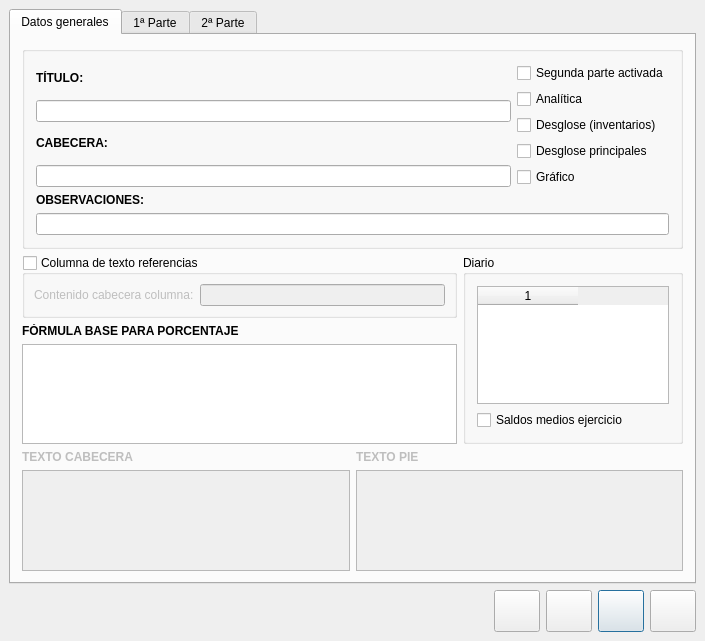
<?xml version="1.0" encoding="UTF-8"?>
<ui version="4.0">
 <author>José Manuel Díez Botella</author>
 <class>generadorestados</class>
 <widget class="QDialog" name="generadorestados">
  <property name="geometry">
   <rect>
    <x>0</x>
    <y>0</y>
    <width>705</width>
    <height>641</height>
   </rect>
  </property>
  <property name="windowTitle">
   <string>Generador de Estados Contables</string>
  </property>
  <layout class="QVBoxLayout">
   <property name="spacing">
    <number>6</number>
   </property>
   <property name="leftMargin">
    <number>9</number>
   </property>
   <property name="topMargin">
    <number>9</number>
   </property>
   <property name="rightMargin">
    <number>9</number>
   </property>
   <property name="bottomMargin">
    <number>9</number>
   </property>
   <item>
    <widget class="QTabWidget" name="tabWidget3">
     <property name="enabled">
      <bool>true</bool>
     </property>
     <property name="currentIndex">
      <number>0</number>
     </property>
     <widget class="QWidget" name="tab1">
      <attribute name="title">
       <string>Datos generales</string>
      </attribute>
      <layout class="QVBoxLayout">
       <item>
        <widget class="QGroupBox" name="groupBox3">
         <property name="title">
          <string/>
         </property>
         <layout class="QVBoxLayout">
          <item>
           <layout class="QHBoxLayout">
            <item>
             <layout class="QVBoxLayout">
              <property name="spacing">
               <number>6</number>
              </property>
              <property name="leftMargin">
               <number>0</number>
              </property>
              <property name="topMargin">
               <number>0</number>
              </property>
              <property name="rightMargin">
               <number>0</number>
              </property>
              <property name="bottomMargin">
               <number>0</number>
              </property>
              <item>
               <layout class="QVBoxLayout">
                <property name="spacing">
                 <number>6</number>
                </property>
                <property name="leftMargin">
                 <number>0</number>
                </property>
                <property name="topMargin">
                 <number>0</number>
                </property>
                <property name="rightMargin">
                 <number>0</number>
                </property>
                <property name="bottomMargin">
                 <number>0</number>
                </property>
                <item>
                 <widget class="QLabel" name="textLabel1">
                  <property name="text">
                   <string>&lt;b&gt;TÍTULO:&lt;/b&gt;</string>
                  </property>
                  <property name="wordWrap">
                   <bool>false</bool>
                  </property>
                 </widget>
                </item>
                <item>
                 <widget class="QLineEdit" name="titulolineEdit">
                  <property name="maxLength">
                   <number>255</number>
                  </property>
                 </widget>
                </item>
               </layout>
              </item>
              <item>
               <layout class="QVBoxLayout">
                <property name="spacing">
                 <number>6</number>
                </property>
                <property name="leftMargin">
                 <number>0</number>
                </property>
                <property name="topMargin">
                 <number>0</number>
                </property>
                <property name="rightMargin">
                 <number>0</number>
                </property>
                <property name="bottomMargin">
                 <number>0</number>
                </property>
                <item>
                 <widget class="QLabel" name="textLabel1_4">
                  <property name="text">
                   <string>&lt;b&gt;CABECERA:&lt;/b&gt;</string>
                  </property>
                  <property name="wordWrap">
                   <bool>false</bool>
                  </property>
                 </widget>
                </item>
                <item>
                 <widget class="QLineEdit" name="cabeceralineEdit">
                  <property name="maxLength">
                   <number>255</number>
                  </property>
                 </widget>
                </item>
               </layout>
              </item>
             </layout>
            </item>
            <item>
             <layout class="QVBoxLayout">
              <item>
               <widget class="QCheckBox" name="segundacheckBox">
                <property name="text">
                 <string>Segunda parte activada</string>
                </property>
               </widget>
              </item>
              <item>
               <widget class="QCheckBox" name="analiticacheckBox">
                <property name="text">
                 <string>Analítica</string>
                </property>
               </widget>
              </item>
              <item>
               <widget class="QCheckBox" name="desglosecheckBox">
                <property name="text">
                 <string>Desglose (inventarios)</string>
                </property>
               </widget>
              </item>
              <item>
               <widget class="QCheckBox" name="desglosectascheckBox">
                <property name="text">
                 <string>Desglose principales</string>
                </property>
               </widget>
              </item>
              <item>
               <widget class="QCheckBox" name="graficocheckBox">
                <property name="text">
                 <string>Gráfico</string>
                </property>
               </widget>
              </item>
             </layout>
            </item>
           </layout>
          </item>
          <item>
           <layout class="QVBoxLayout">
            <property name="spacing">
             <number>6</number>
            </property>
            <property name="leftMargin">
             <number>0</number>
            </property>
            <property name="topMargin">
             <number>0</number>
            </property>
            <property name="rightMargin">
             <number>0</number>
            </property>
            <property name="bottomMargin">
             <number>0</number>
            </property>
            <item>
             <widget class="QLabel" name="textLabel2">
              <property name="text">
               <string>&lt;b&gt;OBSERVACIONES:&lt;/b&gt;</string>
              </property>
              <property name="wordWrap">
               <bool>false</bool>
              </property>
             </widget>
            </item>
            <item>
             <widget class="QLineEdit" name="observacioneslineEdit">
              <property name="maxLength">
               <number>255</number>
              </property>
             </widget>
            </item>
           </layout>
          </item>
         </layout>
        </widget>
       </item>
       <item>
        <layout class="QHBoxLayout">
         <item>
          <layout class="QVBoxLayout">
           <property name="spacing">
            <number>6</number>
           </property>
           <property name="leftMargin">
            <number>0</number>
           </property>
           <property name="topMargin">
            <number>0</number>
           </property>
           <property name="rightMargin">
            <number>0</number>
           </property>
           <property name="bottomMargin">
            <number>0</number>
           </property>
           <item>
            <widget class="QGroupBox" name="referenciasgroupBox">
             <property name="title">
              <string>Columna de texto referencias</string>
             </property>
             <property name="checkable">
              <bool>true</bool>
             </property>
             <property name="checked">
              <bool>false</bool>
             </property>
             <layout class="QVBoxLayout">
              <property name="spacing">
               <number>6</number>
              </property>
              <property name="leftMargin">
               <number>9</number>
              </property>
              <property name="topMargin">
               <number>9</number>
              </property>
              <property name="rightMargin">
               <number>9</number>
              </property>
              <property name="bottomMargin">
               <number>9</number>
              </property>
              <item>
               <layout class="QHBoxLayout">
                <property name="spacing">
                 <number>6</number>
                </property>
                <property name="leftMargin">
                 <number>0</number>
                </property>
                <property name="topMargin">
                 <number>0</number>
                </property>
                <property name="rightMargin">
                 <number>0</number>
                </property>
                <property name="bottomMargin">
                 <number>0</number>
                </property>
                <item>
                 <widget class="QLabel" name="label">
                  <property name="text">
                   <string>Contenido cabecera columna:</string>
                  </property>
                 </widget>
                </item>
                <item>
                 <widget class="QLineEdit" name="colreflineEdit">
                  <property name="maxLength">
                   <number>255</number>
                  </property>
                 </widget>
                </item>
               </layout>
              </item>
             </layout>
            </widget>
           </item>
           <item>
            <widget class="QLabel" name="formulatextLabel">
             <property name="text">
              <string>&lt;b&gt;FÓRMULA BASE PARA PORCENTAJE&lt;/b&gt;</string>
             </property>
             <property name="wordWrap">
              <bool>false</bool>
             </property>
            </widget>
           </item>
           <item>
            <widget class="QTextEdit" name="baseportextEdit"/>
           </item>
          </layout>
         </item>
         <item>
          <widget class="QGroupBox" name="groupBox2">
           <property name="maximumSize">
            <size>
             <width>220</width>
             <height>16777215</height>
            </size>
           </property>
           <property name="title">
            <string>Diario</string>
           </property>
           <layout class="QVBoxLayout">
            <item>
             <widget class="QTableWidget" name="diariostableWidget">
              <property name="maximumSize">
               <size>
                <width>200</width>
                <height>16777215</height>
               </size>
              </property>
              <property name="columnCount">
               <number>1</number>
              </property>
              <column/>
             </widget>
            </item>
            <item>
             <widget class="QCheckBox" name="medioscheckBox">
              <property name="text">
               <string>Saldos medios ejercicio</string>
              </property>
             </widget>
            </item>
           </layout>
          </widget>
         </item>
        </layout>
       </item>
       <item>
        <layout class="QHBoxLayout">
         <property name="spacing">
          <number>6</number>
         </property>
         <property name="leftMargin">
          <number>0</number>
         </property>
         <property name="topMargin">
          <number>0</number>
         </property>
         <property name="rightMargin">
          <number>0</number>
         </property>
         <property name="bottomMargin">
          <number>0</number>
         </property>
         <item>
          <layout class="QVBoxLayout">
           <property name="spacing">
            <number>6</number>
           </property>
           <property name="leftMargin">
            <number>0</number>
           </property>
           <property name="topMargin">
            <number>0</number>
           </property>
           <property name="rightMargin">
            <number>0</number>
           </property>
           <property name="bottomMargin">
            <number>0</number>
           </property>
           <item>
            <widget class="QLabel" name="cabeceralabel">
             <property name="enabled">
              <bool>false</bool>
             </property>
             <property name="font">
              <font>
               <weight>75</weight>
               <bold>true</bold>
              </font>
             </property>
             <property name="text">
              <string>TEXTO CABECERA</string>
             </property>
            </widget>
           </item>
           <item>
            <widget class="QTextEdit" name="cabeceratextEdit">
             <property name="enabled">
              <bool>false</bool>
             </property>
            </widget>
           </item>
          </layout>
         </item>
         <item>
          <layout class="QVBoxLayout">
           <property name="spacing">
            <number>6</number>
           </property>
           <property name="leftMargin">
            <number>0</number>
           </property>
           <property name="topMargin">
            <number>0</number>
           </property>
           <property name="rightMargin">
            <number>0</number>
           </property>
           <property name="bottomMargin">
            <number>0</number>
           </property>
           <item>
            <widget class="QLabel" name="pielabel">
             <property name="enabled">
              <bool>false</bool>
             </property>
             <property name="font">
              <font>
               <weight>75</weight>
               <bold>true</bold>
              </font>
             </property>
             <property name="text">
              <string>TEXTO PIE</string>
             </property>
            </widget>
           </item>
           <item>
            <widget class="QTextEdit" name="pietextEdit">
             <property name="enabled">
              <bool>false</bool>
             </property>
            </widget>
           </item>
          </layout>
         </item>
        </layout>
       </item>
      </layout>
     </widget>
     <widget class="QWidget" name="tab2">
      <attribute name="title">
       <string>1ª Parte</string>
      </attribute>
      <layout class="QVBoxLayout">
       <property name="spacing">
        <number>6</number>
       </property>
       <property name="leftMargin">
        <number>9</number>
       </property>
       <property name="topMargin">
        <number>9</number>
       </property>
       <property name="rightMargin">
        <number>9</number>
       </property>
       <property name="bottomMargin">
        <number>9</number>
       </property>
       <item>
        <layout class="QHBoxLayout">
         <property name="spacing">
          <number>6</number>
         </property>
         <property name="leftMargin">
          <number>0</number>
         </property>
         <property name="topMargin">
          <number>0</number>
         </property>
         <property name="rightMargin">
          <number>0</number>
         </property>
         <property name="bottomMargin">
          <number>0</number>
         </property>
         <item>
          <widget class="QLabel" name="textLabel1_2">
           <property name="text">
            <string>&lt;b&gt;TÍTULO:&lt;/b&gt;</string>
           </property>
           <property name="wordWrap">
            <bool>false</bool>
           </property>
          </widget>
         </item>
         <item>
          <widget class="QLineEdit" name="titulo1lineEdit">
           <property name="maxLength">
            <number>255</number>
           </property>
          </widget>
         </item>
        </layout>
       </item>
       <item>
        <layout class="QHBoxLayout">
         <property name="spacing">
          <number>6</number>
         </property>
         <property name="leftMargin">
          <number>0</number>
         </property>
         <property name="topMargin">
          <number>0</number>
         </property>
         <property name="rightMargin">
          <number>0</number>
         </property>
         <property name="bottomMargin">
          <number>0</number>
         </property>
         <item>
          <widget class="QTreeWidget" name="Estado1treeWidget">
           <column>
            <property name="text">
             <string>1</string>
            </property>
           </column>
          </widget>
         </item>
         <item>
          <layout class="QVBoxLayout">
           <property name="spacing">
            <number>6</number>
           </property>
           <property name="leftMargin">
            <number>0</number>
           </property>
           <property name="topMargin">
            <number>0</number>
           </property>
           <property name="rightMargin">
            <number>0</number>
           </property>
           <property name="bottomMargin">
            <number>0</number>
           </property>
           <item>
            <widget class="QPushButton" name="nuevoelemento1pushButton">
             <property name="minimumSize">
              <size>
               <width>46</width>
               <height>42</height>
              </size>
             </property>
             <property name="maximumSize">
              <size>
               <width>46</width>
               <height>42</height>
              </size>
             </property>
             <property name="toolTip">
              <string>Nuevo epígrafe</string>
             </property>
             <property name="text">
              <string/>
             </property>
             <property name="icon">
              <iconset resource="keme.qrc">
               <normaloff>:/iconos/graf/nuevoelemento.png</normaloff>:/iconos/graf/nuevoelemento.png</iconset>
             </property>
             <property name="iconSize">
              <size>
               <width>32</width>
               <height>32</height>
              </size>
             </property>
             <property name="autoDefault">
              <bool>false</bool>
             </property>
            </widget>
           </item>
           <item>
            <widget class="QPushButton" name="insertanodo1pushButton">
             <property name="minimumSize">
              <size>
               <width>46</width>
               <height>42</height>
              </size>
             </property>
             <property name="maximumSize">
              <size>
               <width>46</width>
               <height>42</height>
              </size>
             </property>
             <property name="toolTip">
              <string>Nuevo subepígrafe</string>
             </property>
             <property name="text">
              <string/>
             </property>
             <property name="icon">
              <iconset resource="keme.qrc">
               <normaloff>:/iconos/graf/nuevonodo.png</normaloff>:/iconos/graf/nuevonodo.png</iconset>
             </property>
             <property name="iconSize">
              <size>
               <width>32</width>
               <height>32</height>
              </size>
             </property>
             <property name="autoDefault">
              <bool>false</bool>
             </property>
            </widget>
           </item>
           <item>
            <widget class="QPushButton" name="borraelemento1pushButton">
             <property name="minimumSize">
              <size>
               <width>46</width>
               <height>42</height>
              </size>
             </property>
             <property name="maximumSize">
              <size>
               <width>46</width>
               <height>42</height>
              </size>
             </property>
             <property name="toolTip">
              <string>Borar epígrafe</string>
             </property>
             <property name="text">
              <string/>
             </property>
             <property name="icon">
              <iconset resource="keme.qrc">
               <normaloff>:/iconos/graf/borraelem.png</normaloff>:/iconos/graf/borraelem.png</iconset>
             </property>
             <property name="iconSize">
              <size>
               <width>32</width>
               <height>32</height>
              </size>
             </property>
             <property name="autoDefault">
              <bool>false</bool>
             </property>
            </widget>
           </item>
           <item>
            <widget class="QPushButton" name="chequea1pushButton">
             <property name="minimumSize">
              <size>
               <width>46</width>
               <height>42</height>
              </size>
             </property>
             <property name="maximumSize">
              <size>
               <width>46</width>
               <height>42</height>
              </size>
             </property>
             <property name="toolTip">
              <string>Chequear la primera parte</string>
             </property>
             <property name="text">
              <string/>
             </property>
             <property name="icon">
              <iconset resource="keme.qrc">
               <normaloff>:/iconos/graf/cheq.png</normaloff>:/iconos/graf/cheq.png</iconset>
             </property>
             <property name="iconSize">
              <size>
               <width>32</width>
               <height>32</height>
              </size>
             </property>
             <property name="autoDefault">
              <bool>false</bool>
             </property>
            </widget>
           </item>
          </layout>
         </item>
        </layout>
       </item>
       <item>
        <widget class="QGroupBox" name="groupBox">
         <property name="title">
          <string/>
         </property>
         <layout class="QVBoxLayout">
          <property name="spacing">
           <number>6</number>
          </property>
          <property name="leftMargin">
           <number>9</number>
          </property>
          <property name="topMargin">
           <number>9</number>
          </property>
          <property name="rightMargin">
           <number>9</number>
          </property>
          <property name="bottomMargin">
           <number>9</number>
          </property>
          <item>
           <layout class="QHBoxLayout">
            <property name="spacing">
             <number>6</number>
            </property>
            <property name="leftMargin">
             <number>0</number>
            </property>
            <property name="topMargin">
             <number>0</number>
            </property>
            <property name="rightMargin">
             <number>0</number>
            </property>
            <property name="bottomMargin">
             <number>0</number>
            </property>
            <item>
             <layout class="QVBoxLayout">
              <property name="spacing">
               <number>6</number>
              </property>
              <property name="leftMargin">
               <number>0</number>
              </property>
              <property name="topMargin">
               <number>0</number>
              </property>
              <property name="rightMargin">
               <number>0</number>
              </property>
              <property name="bottomMargin">
               <number>0</number>
              </property>
              <item>
               <widget class="QLabel" name="textLabel2_2">
                <property name="text">
                 <string>&lt;b&gt;APARTADO:&lt;/b&gt;</string>
                </property>
                <property name="wordWrap">
                 <bool>false</bool>
                </property>
               </widget>
              </item>
              <item>
               <widget class="QLineEdit" name="Apartado1lineEdit">
                <property name="maxLength">
                 <number>255</number>
                </property>
               </widget>
              </item>
             </layout>
            </item>
            <item>
             <layout class="QVBoxLayout">
              <property name="spacing">
               <number>6</number>
              </property>
              <property name="leftMargin">
               <number>0</number>
              </property>
              <property name="topMargin">
               <number>0</number>
              </property>
              <property name="rightMargin">
               <number>0</number>
              </property>
              <property name="bottomMargin">
               <number>0</number>
              </property>
              <item>
               <widget class="QLabel" name="textLabel3_2">
                <property name="maximumSize">
                 <size>
                  <width>150</width>
                  <height>32767</height>
                 </size>
                </property>
                <property name="text">
                 <string>&lt;b&gt;CLAVE:&lt;/b&gt;</string>
                </property>
                <property name="wordWrap">
                 <bool>false</bool>
                </property>
               </widget>
              </item>
              <item>
               <widget class="QLineEdit" name="Clave1lineEdit">
                <property name="maximumSize">
                 <size>
                  <width>150</width>
                  <height>32767</height>
                 </size>
                </property>
                <property name="maxLength">
                 <number>255</number>
                </property>
               </widget>
              </item>
             </layout>
            </item>
           </layout>
          </item>
          <item>
           <layout class="QVBoxLayout">
            <property name="spacing">
             <number>6</number>
            </property>
            <property name="leftMargin">
             <number>0</number>
            </property>
            <property name="topMargin">
             <number>0</number>
            </property>
            <property name="rightMargin">
             <number>0</number>
            </property>
            <property name="bottomMargin">
             <number>0</number>
            </property>
            <item>
             <widget class="QLabel" name="textLabel4">
              <property name="text">
               <string>&lt;b&gt;FÓRMULA:&lt;/b&gt;</string>
              </property>
              <property name="wordWrap">
               <bool>false</bool>
              </property>
             </widget>
            </item>
            <item>
             <widget class="QTextEdit" name="Formula1textEdit"/>
            </item>
           </layout>
          </item>
         </layout>
        </widget>
       </item>
      </layout>
     </widget>
     <widget class="QWidget" name="tab3">
      <attribute name="title">
       <string>2ª Parte</string>
      </attribute>
      <layout class="QVBoxLayout">
       <property name="spacing">
        <number>6</number>
       </property>
       <property name="leftMargin">
        <number>9</number>
       </property>
       <property name="topMargin">
        <number>9</number>
       </property>
       <property name="rightMargin">
        <number>9</number>
       </property>
       <property name="bottomMargin">
        <number>9</number>
       </property>
       <item>
        <layout class="QHBoxLayout">
         <property name="spacing">
          <number>6</number>
         </property>
         <property name="leftMargin">
          <number>0</number>
         </property>
         <property name="topMargin">
          <number>0</number>
         </property>
         <property name="rightMargin">
          <number>0</number>
         </property>
         <property name="bottomMargin">
          <number>0</number>
         </property>
         <item>
          <widget class="QLabel" name="textLabel1_3">
           <property name="text">
            <string>&lt;b&gt;TÍTULO:&lt;/b&gt;</string>
           </property>
           <property name="wordWrap">
            <bool>false</bool>
           </property>
          </widget>
         </item>
         <item>
          <widget class="QLineEdit" name="titulo2lineEdit">
           <property name="maxLength">
            <number>255</number>
           </property>
          </widget>
         </item>
        </layout>
       </item>
       <item>
        <layout class="QHBoxLayout">
         <property name="spacing">
          <number>6</number>
         </property>
         <property name="leftMargin">
          <number>0</number>
         </property>
         <property name="topMargin">
          <number>0</number>
         </property>
         <property name="rightMargin">
          <number>0</number>
         </property>
         <property name="bottomMargin">
          <number>0</number>
         </property>
         <item>
          <widget class="QTreeWidget" name="Estado2treeWidget">
           <column>
            <property name="text">
             <string>1</string>
            </property>
           </column>
          </widget>
         </item>
         <item>
          <layout class="QVBoxLayout">
           <property name="spacing">
            <number>6</number>
           </property>
           <property name="leftMargin">
            <number>0</number>
           </property>
           <property name="topMargin">
            <number>0</number>
           </property>
           <property name="rightMargin">
            <number>0</number>
           </property>
           <property name="bottomMargin">
            <number>0</number>
           </property>
           <item>
            <widget class="QPushButton" name="nuevoelemento2pushButton">
             <property name="minimumSize">
              <size>
               <width>46</width>
               <height>42</height>
              </size>
             </property>
             <property name="maximumSize">
              <size>
               <width>46</width>
               <height>42</height>
              </size>
             </property>
             <property name="toolTip">
              <string>Nuevo epígrafe</string>
             </property>
             <property name="text">
              <string/>
             </property>
             <property name="icon">
              <iconset resource="keme.qrc">
               <normaloff>:/iconos/graf/nuevoelemento.png</normaloff>:/iconos/graf/nuevoelemento.png</iconset>
             </property>
             <property name="iconSize">
              <size>
               <width>32</width>
               <height>32</height>
              </size>
             </property>
             <property name="autoDefault">
              <bool>false</bool>
             </property>
            </widget>
           </item>
           <item>
            <widget class="QPushButton" name="insertanodo2pushButton">
             <property name="minimumSize">
              <size>
               <width>46</width>
               <height>42</height>
              </size>
             </property>
             <property name="maximumSize">
              <size>
               <width>46</width>
               <height>42</height>
              </size>
             </property>
             <property name="toolTip">
              <string>Nuevo subepígrafe</string>
             </property>
             <property name="text">
              <string/>
             </property>
             <property name="icon">
              <iconset resource="keme.qrc">
               <normaloff>:/iconos/graf/nuevonodo.png</normaloff>:/iconos/graf/nuevonodo.png</iconset>
             </property>
             <property name="iconSize">
              <size>
               <width>32</width>
               <height>32</height>
              </size>
             </property>
             <property name="autoDefault">
              <bool>false</bool>
             </property>
            </widget>
           </item>
           <item>
            <widget class="QPushButton" name="borraelemento2pushButton">
             <property name="minimumSize">
              <size>
               <width>46</width>
               <height>42</height>
              </size>
             </property>
             <property name="maximumSize">
              <size>
               <width>46</width>
               <height>42</height>
              </size>
             </property>
             <property name="toolTip">
              <string>Borrar epígrafe</string>
             </property>
             <property name="text">
              <string/>
             </property>
             <property name="icon">
              <iconset resource="keme.qrc">
               <normaloff>:/iconos/graf/borraelem.png</normaloff>:/iconos/graf/borraelem.png</iconset>
             </property>
             <property name="iconSize">
              <size>
               <width>32</width>
               <height>32</height>
              </size>
             </property>
             <property name="autoDefault">
              <bool>false</bool>
             </property>
            </widget>
           </item>
           <item>
            <widget class="QPushButton" name="chequea2pushButton">
             <property name="minimumSize">
              <size>
               <width>46</width>
               <height>42</height>
              </size>
             </property>
             <property name="maximumSize">
              <size>
               <width>46</width>
               <height>42</height>
              </size>
             </property>
             <property name="toolTip">
              <string>Chequear la segunda parte</string>
             </property>
             <property name="text">
              <string/>
             </property>
             <property name="icon">
              <iconset resource="keme.qrc">
               <normaloff>:/iconos/graf/cheq.png</normaloff>:/iconos/graf/cheq.png</iconset>
             </property>
             <property name="iconSize">
              <size>
               <width>32</width>
               <height>32</height>
              </size>
             </property>
             <property name="autoDefault">
              <bool>false</bool>
             </property>
            </widget>
           </item>
          </layout>
         </item>
        </layout>
       </item>
       <item>
        <widget class="QGroupBox" name="groupBox_2">
         <property name="title">
          <string/>
         </property>
         <layout class="QVBoxLayout">
          <property name="spacing">
           <number>6</number>
          </property>
          <property name="leftMargin">
           <number>9</number>
          </property>
          <property name="topMargin">
           <number>9</number>
          </property>
          <property name="rightMargin">
           <number>9</number>
          </property>
          <property name="bottomMargin">
           <number>9</number>
          </property>
          <item>
           <layout class="QHBoxLayout">
            <property name="spacing">
             <number>6</number>
            </property>
            <property name="leftMargin">
             <number>0</number>
            </property>
            <property name="topMargin">
             <number>0</number>
            </property>
            <property name="rightMargin">
             <number>0</number>
            </property>
            <property name="bottomMargin">
             <number>0</number>
            </property>
            <item>
             <layout class="QVBoxLayout">
              <property name="spacing">
               <number>6</number>
              </property>
              <property name="leftMargin">
               <number>0</number>
              </property>
              <property name="topMargin">
               <number>0</number>
              </property>
              <property name="rightMargin">
               <number>0</number>
              </property>
              <property name="bottomMargin">
               <number>0</number>
              </property>
              <item>
               <widget class="QLabel" name="textLabel2_3">
                <property name="text">
                 <string>&lt;b&gt;APARTADO:&lt;/b&gt;</string>
                </property>
                <property name="wordWrap">
                 <bool>false</bool>
                </property>
               </widget>
              </item>
              <item>
               <widget class="QLineEdit" name="Apartado2lineEdit">
                <property name="maxLength">
                 <number>255</number>
                </property>
               </widget>
              </item>
             </layout>
            </item>
            <item>
             <layout class="QVBoxLayout">
              <property name="spacing">
               <number>6</number>
              </property>
              <property name="leftMargin">
               <number>0</number>
              </property>
              <property name="topMargin">
               <number>0</number>
              </property>
              <property name="rightMargin">
               <number>0</number>
              </property>
              <property name="bottomMargin">
               <number>0</number>
              </property>
              <item>
               <widget class="QLabel" name="textLabel3_3">
                <property name="text">
                 <string>&lt;b&gt;CLAVE:&lt;/b&gt;</string>
                </property>
                <property name="wordWrap">
                 <bool>false</bool>
                </property>
               </widget>
              </item>
              <item>
               <widget class="QLineEdit" name="Clave2lineEdit">
                <property name="maximumSize">
                 <size>
                  <width>150</width>
                  <height>32767</height>
                 </size>
                </property>
               </widget>
              </item>
             </layout>
            </item>
           </layout>
          </item>
          <item>
           <layout class="QVBoxLayout">
            <property name="spacing">
             <number>6</number>
            </property>
            <property name="leftMargin">
             <number>0</number>
            </property>
            <property name="topMargin">
             <number>0</number>
            </property>
            <property name="rightMargin">
             <number>0</number>
            </property>
            <property name="bottomMargin">
             <number>0</number>
            </property>
            <item>
             <widget class="QLabel" name="textLabel4_2">
              <property name="text">
               <string>&lt;b&gt;FÓRMULA:&lt;/b&gt;</string>
              </property>
              <property name="wordWrap">
               <bool>false</bool>
              </property>
             </widget>
            </item>
            <item>
             <widget class="QTextEdit" name="Formula2textEdit"/>
            </item>
           </layout>
          </item>
         </layout>
        </widget>
       </item>
      </layout>
     </widget>
    </widget>
   </item>
   <item>
    <layout class="QHBoxLayout">
     <property name="spacing">
      <number>6</number>
     </property>
     <property name="leftMargin">
      <number>0</number>
     </property>
     <property name="topMargin">
      <number>0</number>
     </property>
     <property name="rightMargin">
      <number>0</number>
     </property>
     <property name="bottomMargin">
      <number>0</number>
     </property>
     <item>
      <spacer>
       <property name="orientation">
        <enum>Qt::Horizontal</enum>
       </property>
       <property name="sizeHint" stdset="0">
        <size>
         <width>40</width>
         <height>20</height>
        </size>
       </property>
      </spacer>
     </item>
     <item>
      <widget class="QPushButton" name="guardarpushButton">
       <property name="minimumSize">
        <size>
         <width>46</width>
         <height>42</height>
        </size>
       </property>
       <property name="maximumSize">
        <size>
         <width>46</width>
         <height>42</height>
        </size>
       </property>
       <property name="toolTip">
        <string>Guardar</string>
       </property>
       <property name="text">
        <string/>
       </property>
       <property name="icon">
        <iconset resource="keme.qrc">
         <normaloff>:/iconos/graf/disk.xpm</normaloff>:/iconos/graf/disk.xpm</iconset>
       </property>
       <property name="iconSize">
        <size>
         <width>32</width>
         <height>32</height>
        </size>
       </property>
       <property name="autoDefault">
        <bool>false</bool>
       </property>
      </widget>
     </item>
     <item>
      <widget class="QPushButton" name="ComprobarpushButton">
       <property name="minimumSize">
        <size>
         <width>46</width>
         <height>42</height>
        </size>
       </property>
       <property name="maximumSize">
        <size>
         <width>46</width>
         <height>42</height>
        </size>
       </property>
       <property name="toolTip">
        <string>Comprobar si es correcto</string>
       </property>
       <property name="text">
        <string/>
       </property>
       <property name="icon">
        <iconset resource="keme.qrc">
         <normaloff>:/iconos/graf/cheq.png</normaloff>:/iconos/graf/cheq.png</iconset>
       </property>
       <property name="iconSize">
        <size>
         <width>32</width>
         <height>32</height>
        </size>
       </property>
       <property name="autoDefault">
        <bool>false</bool>
       </property>
      </widget>
     </item>
     <item>
      <widget class="QPushButton" name="cheq_cuentaspushButton">
       <property name="minimumSize">
        <size>
         <width>46</width>
         <height>42</height>
        </size>
       </property>
       <property name="maximumSize">
        <size>
         <width>46</width>
         <height>42</height>
        </size>
       </property>
       <property name="text">
        <string/>
       </property>
       <property name="icon">
        <iconset resource="keme.qrc">
         <normaloff>:/iconos/graf/checkcuentas.png</normaloff>:/iconos/graf/checkcuentas.png</iconset>
       </property>
       <property name="iconSize">
        <size>
         <width>32</width>
         <height>32</height>
        </size>
       </property>
      </widget>
     </item>
     <item>
      <widget class="QPushButton" name="SalirpushButton">
       <property name="minimumSize">
        <size>
         <width>46</width>
         <height>42</height>
        </size>
       </property>
       <property name="maximumSize">
        <size>
         <width>46</width>
         <height>42</height>
        </size>
       </property>
       <property name="toolTip">
        <string>Salir</string>
       </property>
       <property name="text">
        <string/>
       </property>
       <property name="icon">
        <iconset resource="keme.qrc">
         <normaloff>:/iconos/graf/application-exit.png</normaloff>:/iconos/graf/application-exit.png</iconset>
       </property>
       <property name="iconSize">
        <size>
         <width>32</width>
         <height>32</height>
        </size>
       </property>
       <property name="autoDefault">
        <bool>false</bool>
       </property>
      </widget>
     </item>
    </layout>
   </item>
  </layout>
 </widget>
 <layoutdefault spacing="6" margin="11"/>
 <tabstops>
  <tabstop>titulolineEdit</tabstop>
  <tabstop>cabeceralineEdit</tabstop>
  <tabstop>segundacheckBox</tabstop>
  <tabstop>analiticacheckBox</tabstop>
  <tabstop>desglosecheckBox</tabstop>
  <tabstop>desglosectascheckBox</tabstop>
  <tabstop>graficocheckBox</tabstop>
  <tabstop>observacioneslineEdit</tabstop>
  <tabstop>referenciasgroupBox</tabstop>
  <tabstop>colreflineEdit</tabstop>
  <tabstop>diariostableWidget</tabstop>
  <tabstop>baseportextEdit</tabstop>
  <tabstop>medioscheckBox</tabstop>
  <tabstop>cabeceratextEdit</tabstop>
  <tabstop>pietextEdit</tabstop>
  <tabstop>guardarpushButton</tabstop>
  <tabstop>ComprobarpushButton</tabstop>
  <tabstop>cheq_cuentaspushButton</tabstop>
  <tabstop>SalirpushButton</tabstop>
  <tabstop>titulo1lineEdit</tabstop>
  <tabstop>Estado1treeWidget</tabstop>
  <tabstop>nuevoelemento1pushButton</tabstop>
  <tabstop>insertanodo1pushButton</tabstop>
  <tabstop>borraelemento1pushButton</tabstop>
  <tabstop>chequea1pushButton</tabstop>
  <tabstop>Apartado1lineEdit</tabstop>
  <tabstop>Clave1lineEdit</tabstop>
  <tabstop>Formula1textEdit</tabstop>
  <tabstop>titulo2lineEdit</tabstop>
  <tabstop>Estado2treeWidget</tabstop>
  <tabstop>nuevoelemento2pushButton</tabstop>
  <tabstop>insertanodo2pushButton</tabstop>
  <tabstop>borraelemento2pushButton</tabstop>
  <tabstop>chequea2pushButton</tabstop>
  <tabstop>Apartado2lineEdit</tabstop>
  <tabstop>Clave2lineEdit</tabstop>
  <tabstop>Formula2textEdit</tabstop>
  <tabstop>tabWidget3</tabstop>
 </tabstops>
 <resources>
  <include location="keme.qrc"/>
 </resources>
 <connections/>
</ui>
